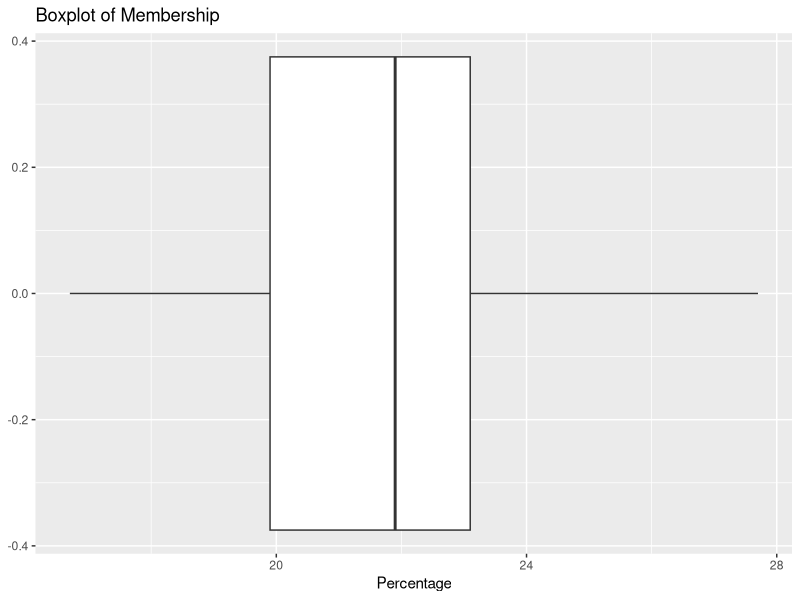
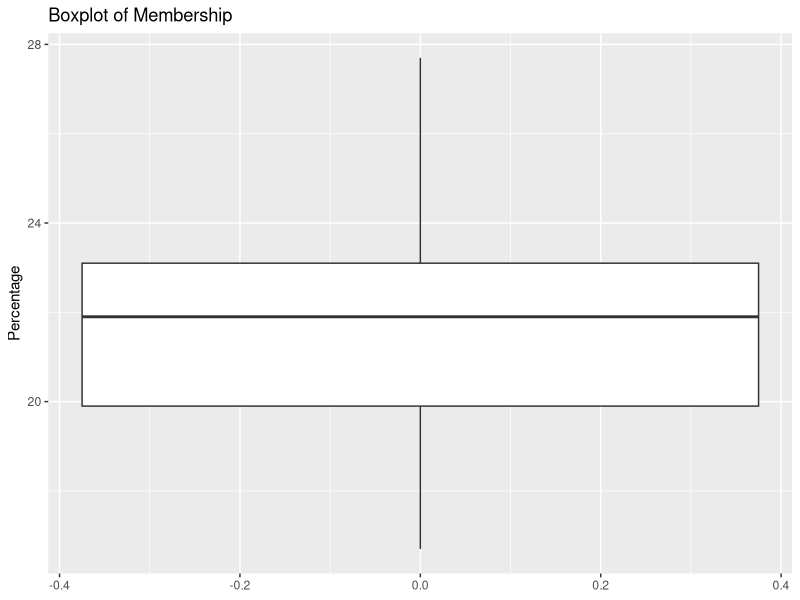

These charts were generated, in order, by the following R code:
## ---- chunk 1
#import the tidyverse
library(tidyverse)
## ---- chunk 2
# import the data
membership <- read.csv(file = "../data/membership.csv");
head(membership)
## ---- chunk 3
ggplot(data = membership) +
  geom_boxplot(
    mapping = aes(x = Percentage)) +
  labs(
    title = "Boxplot of Membership"
  )
## ---- chunk 4
ggplot(data = membership) +
  geom_boxplot(
    mapping = aes(y = Percentage)) +
  labs(
    title = "Boxplot of Membership")
